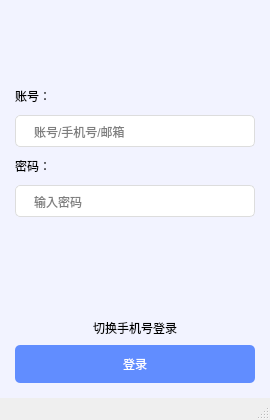
<?xml version="1.0" encoding="UTF-8"?>
<ui version="4.0">
 <class>LoginWindow</class>
 <widget class="QMainWindow" name="LoginWindow">
  <property name="geometry">
   <rect>
    <x>0</x>
    <y>0</y>
    <width>270</width>
    <height>420</height>
   </rect>
  </property>
  <property name="minimumSize">
   <size>
    <width>270</width>
    <height>420</height>
   </size>
  </property>
  <property name="maximumSize">
   <size>
    <width>270</width>
    <height>420</height>
   </size>
  </property>
  <property name="windowTitle">
   <string>喵街分析工具 登录</string>
  </property>
  <property name="windowIcon">
   <iconset resource="resourse.qrc">
    <normaloff>:/images/favicon.ico</normaloff>:/images/favicon.ico</iconset>
  </property>
  <widget class="QWidget" name="centralwidget">
   <property name="styleSheet">
    <string notr="true">background-color: #f2f3ff;</string>
   </property>
   <layout class="QVBoxLayout" name="verticalLayout_h" stretch="1">
    <property name="spacing">
     <number>6</number>
    </property>
    <property name="leftMargin">
     <number>0</number>
    </property>
    <property name="topMargin">
     <number>0</number>
    </property>
    <property name="rightMargin">
     <number>0</number>
    </property>
    <property name="bottomMargin">
     <number>0</number>
    </property>
    <item>
     <widget class="QWidget" name="widget_main" native="true">
      <property name="styleSheet">
       <string notr="true">QPushButton, QLineEdit{
	background-color: #ffffff;
	border: 1px solid #dddddd;
	border-radius: 5px;
	padding: 7px 16px;
}
QPushButton:hover, QLineEdit:hover{
	border-color: #8eabff;
}
	</string>
      </property>
      <layout class="QVBoxLayout" name="verticalLayout_2">
       <property name="leftMargin">
        <number>15</number>
       </property>
       <property name="topMargin">
        <number>15</number>
       </property>
       <property name="rightMargin">
        <number>15</number>
       </property>
       <property name="bottomMargin">
        <number>15</number>
       </property>
       <item>
        <widget class="QStackedWidget" name="stackedWidget">
         <widget class="QWidget" name="page_pass">
          <layout class="QVBoxLayout" name="verticalLayout_4">
           <property name="spacing">
            <number>10</number>
           </property>
           <property name="leftMargin">
            <number>0</number>
           </property>
           <property name="topMargin">
            <number>0</number>
           </property>
           <property name="rightMargin">
            <number>0</number>
           </property>
           <property name="bottomMargin">
            <number>0</number>
           </property>
           <item>
            <spacer name="verticalSpacer_2">
             <property name="orientation">
              <enum>Qt::Vertical</enum>
             </property>
             <property name="sizeHint" stdset="0">
              <size>
               <width>20</width>
               <height>48</height>
              </size>
             </property>
            </spacer>
           </item>
           <item>
            <widget class="QLabel" name="label_account">
             <property name="text">
              <string>账号：</string>
             </property>
            </widget>
           </item>
           <item>
            <widget class="QLineEdit" name="lineEdit_account">
             <property name="placeholderText">
              <string>账号/手机号/邮箱</string>
             </property>
            </widget>
           </item>
           <item>
            <widget class="QLabel" name="label_password">
             <property name="text">
              <string>密码：</string>
             </property>
            </widget>
           </item>
           <item>
            <widget class="QLineEdit" name="lineEdit_password">
             <property name="placeholderText">
              <string>输入密码</string>
             </property>
            </widget>
           </item>
           <item>
            <widget class="QLabel" name="label_error_text">
             <property name="font">
              <font>
               <pointsize>8</pointsize>
              </font>
             </property>
             <property name="styleSheet">
              <string notr="true">color: #f6685d;</string>
             </property>
             <property name="text">
              <string/>
             </property>
            </widget>
           </item>
           <item>
            <spacer name="verticalSpacer_3">
             <property name="orientation">
              <enum>Qt::Vertical</enum>
             </property>
             <property name="sizeHint" stdset="0">
              <size>
               <width>20</width>
               <height>48</height>
              </size>
             </property>
            </spacer>
           </item>
          </layout>
         </widget>
         <widget class="QWidget" name="page_code">
          <layout class="QVBoxLayout" name="verticalLayout_5">
           <property name="spacing">
            <number>10</number>
           </property>
           <property name="leftMargin">
            <number>0</number>
           </property>
           <property name="topMargin">
            <number>0</number>
           </property>
           <property name="rightMargin">
            <number>0</number>
           </property>
           <property name="bottomMargin">
            <number>0</number>
           </property>
           <item>
            <spacer name="verticalSpacer_4">
             <property name="orientation">
              <enum>Qt::Vertical</enum>
             </property>
             <property name="sizeHint" stdset="0">
              <size>
               <width>20</width>
               <height>48</height>
              </size>
             </property>
            </spacer>
           </item>
           <item>
            <widget class="QLabel" name="label_target">
             <property name="text">
              <string>手机号/邮箱：</string>
             </property>
            </widget>
           </item>
           <item>
            <widget class="QLineEdit" name="lineEdit_target">
             <property name="placeholderText">
              <string>请输入手机号或者邮箱</string>
             </property>
            </widget>
           </item>
           <item>
            <widget class="QLabel" name="label_code">
             <property name="text">
              <string>验证码：</string>
             </property>
            </widget>
           </item>
           <item>
            <widget class="QWidget" name="widget_code" native="true">
             <layout class="QHBoxLayout" name="horizontalLayout_2">
              <property name="leftMargin">
               <number>0</number>
              </property>
              <property name="topMargin">
               <number>0</number>
              </property>
              <property name="rightMargin">
               <number>0</number>
              </property>
              <property name="bottomMargin">
               <number>0</number>
              </property>
              <item>
               <widget class="QLineEdit" name="lineEdit_code">
                <property name="placeholderText">
                 <string>6位数字</string>
                </property>
               </widget>
              </item>
              <item>
               <widget class="QPushButton" name="pushButton">
                <property name="cursor">
                 <cursorShape>PointingHandCursor</cursorShape>
                </property>
                <property name="text">
                 <string>发送验证码</string>
                </property>
               </widget>
              </item>
             </layout>
            </widget>
           </item>
           <item>
            <widget class="QLabel" name="label_error_text2">
             <property name="font">
              <font>
               <pointsize>8</pointsize>
              </font>
             </property>
             <property name="styleSheet">
              <string notr="true">color: #f6685d;</string>
             </property>
             <property name="text">
              <string/>
             </property>
            </widget>
           </item>
           <item>
            <spacer name="verticalSpacer_5">
             <property name="orientation">
              <enum>Qt::Vertical</enum>
             </property>
             <property name="sizeHint" stdset="0">
              <size>
               <width>20</width>
               <height>48</height>
              </size>
             </property>
            </spacer>
           </item>
          </layout>
         </widget>
         <widget class="QWidget" name="page_token">
          <layout class="QVBoxLayout" name="verticalLayout_6">
           <property name="spacing">
            <number>10</number>
           </property>
           <property name="leftMargin">
            <number>0</number>
           </property>
           <property name="topMargin">
            <number>0</number>
           </property>
           <property name="rightMargin">
            <number>0</number>
           </property>
           <property name="bottomMargin">
            <number>0</number>
           </property>
           <item>
            <spacer name="verticalSpacer_6">
             <property name="orientation">
              <enum>Qt::Vertical</enum>
             </property>
             <property name="sizeHint" stdset="0">
              <size>
               <width>20</width>
               <height>100</height>
              </size>
             </property>
            </spacer>
           </item>
           <item>
            <widget class="QLabel" name="label_head">
             <property name="text">
              <string/>
             </property>
             <property name="alignment">
              <set>Qt::AlignCenter</set>
             </property>
            </widget>
           </item>
           <item>
            <widget class="QLabel" name="label_nickname">
             <property name="font">
              <font>
               <pointsize>11</pointsize>
              </font>
             </property>
             <property name="text">
              <string/>
             </property>
             <property name="alignment">
              <set>Qt::AlignCenter</set>
             </property>
            </widget>
           </item>
           <item>
            <spacer name="verticalSpacer_7">
             <property name="orientation">
              <enum>Qt::Vertical</enum>
             </property>
             <property name="sizeHint" stdset="0">
              <size>
               <width>20</width>
               <height>99</height>
              </size>
             </property>
            </spacer>
           </item>
           <item>
            <widget class="QPushButton" name="pushButton_logother">
             <property name="cursor">
              <cursorShape>PointingHandCursor</cursorShape>
             </property>
             <property name="text">
              <string>登录其他账号</string>
             </property>
            </widget>
           </item>
          </layout>
         </widget>
        </widget>
       </item>
       <item>
        <widget class="QPushButton" name="pushButton_change">
         <property name="cursor">
          <cursorShape>PointingHandCursor</cursorShape>
         </property>
         <property name="styleSheet">
          <string notr="true">QPushButton{
	background-color: transparent;
	border: none;
	padding: 2px 0;
}
QPushButton:hover{
	color: #366ef4;
}</string>
         </property>
         <property name="text">
          <string>切换手机号登录</string>
         </property>
        </widget>
       </item>
       <item>
        <widget class="QPushButton" name="pushButton_login">
         <property name="cursor">
          <cursorShape>PointingHandCursor</cursorShape>
         </property>
         <property name="styleSheet">
          <string notr="true">QPushButton{
	background-color: #618dff;
	color: #ffffff;
	border: none;
	border-radius: 5px;
	padding: 10px 16px;
}
QPushButton:hover, QPushButton:disabled{
	background-color: #8eabff;
}
	</string>
         </property>
         <property name="text">
          <string>登录</string>
         </property>
        </widget>
       </item>
      </layout>
     </widget>
    </item>
   </layout>
  </widget>
  <widget class="QMenuBar" name="menubar">
   <property name="geometry">
    <rect>
     <x>0</x>
     <y>0</y>
     <width>270</width>
     <height>21</height>
    </rect>
   </property>
  </widget>
  <widget class="QStatusBar" name="statusbar"/>
 </widget>
 <resources>
  <include location="resourse.qrc"/>
 </resources>
 <connections/>
</ui>
